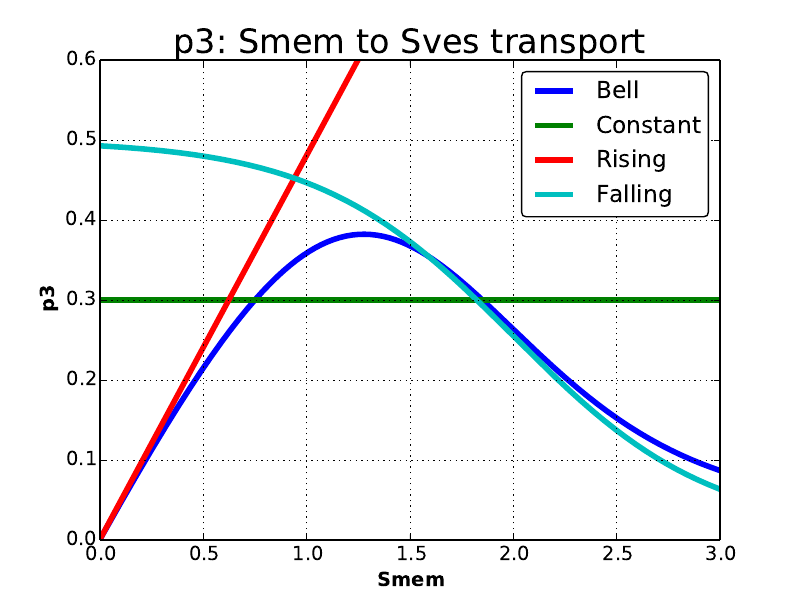

The script that saved this image:
from BetaArrestin import *
from FigDisplay import *

#displayfig()

p3funcs = pd.read_csv('p3effects-params.csv', index_col=0)
Smem = p3funcs.index

fig, ax = genfig( 3 )
ax.set_xlabel("Smem")
ax.set_ylabel("p3")
ax.set_xlim(auto=True)
ax.set_ylim(0, 0.6)
ax.set_title("p3: Smem to Sves transport")
for k in p3funcs.keys():
    ax.plot( Smem, p3funcs[ k ], label=k )
ax.legend()
showfig( 3 )

fig.savefig( "p3effects-params.pdf", transparent=True )
